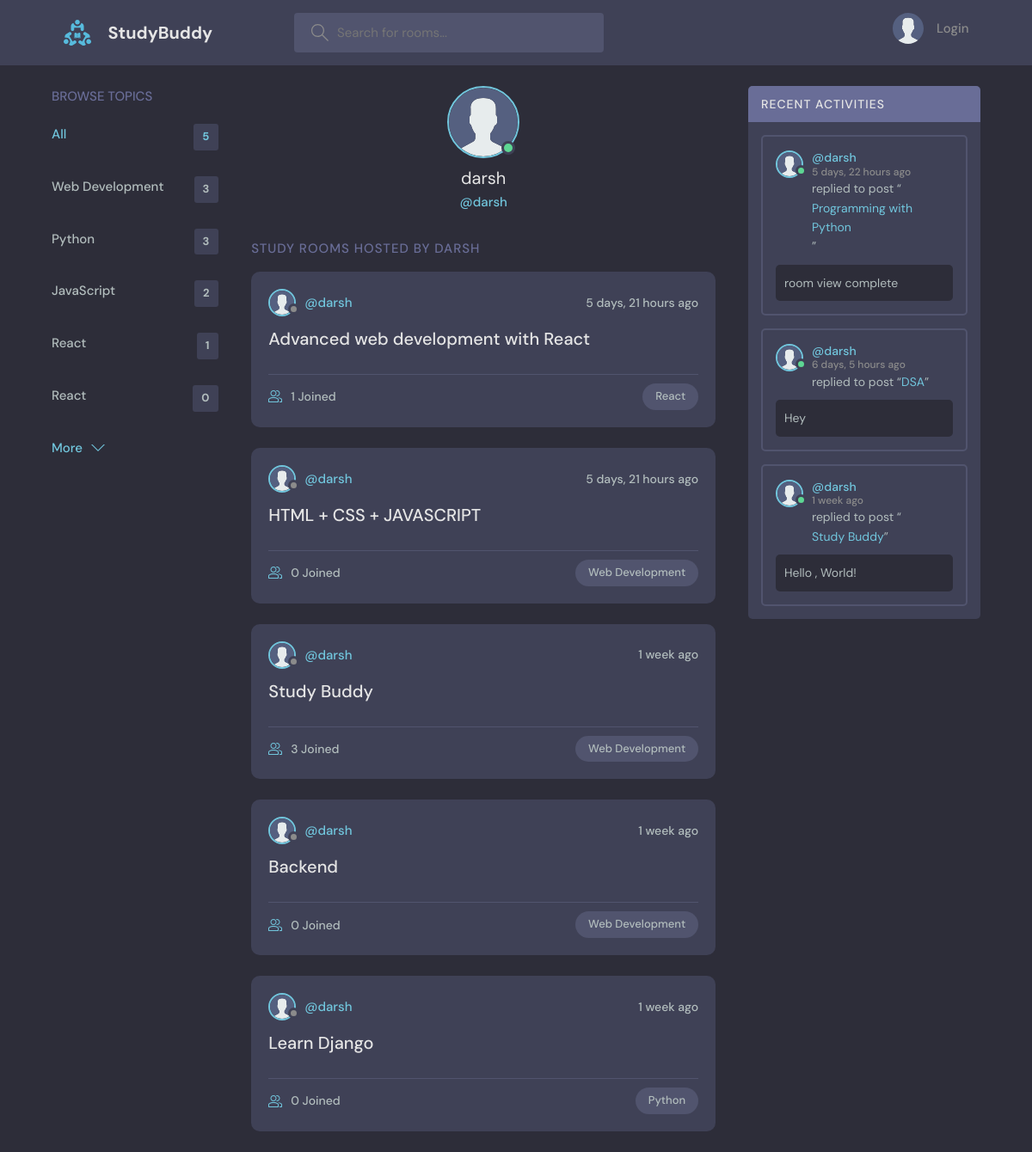
The page /profile/1 on the database as committed earlier.
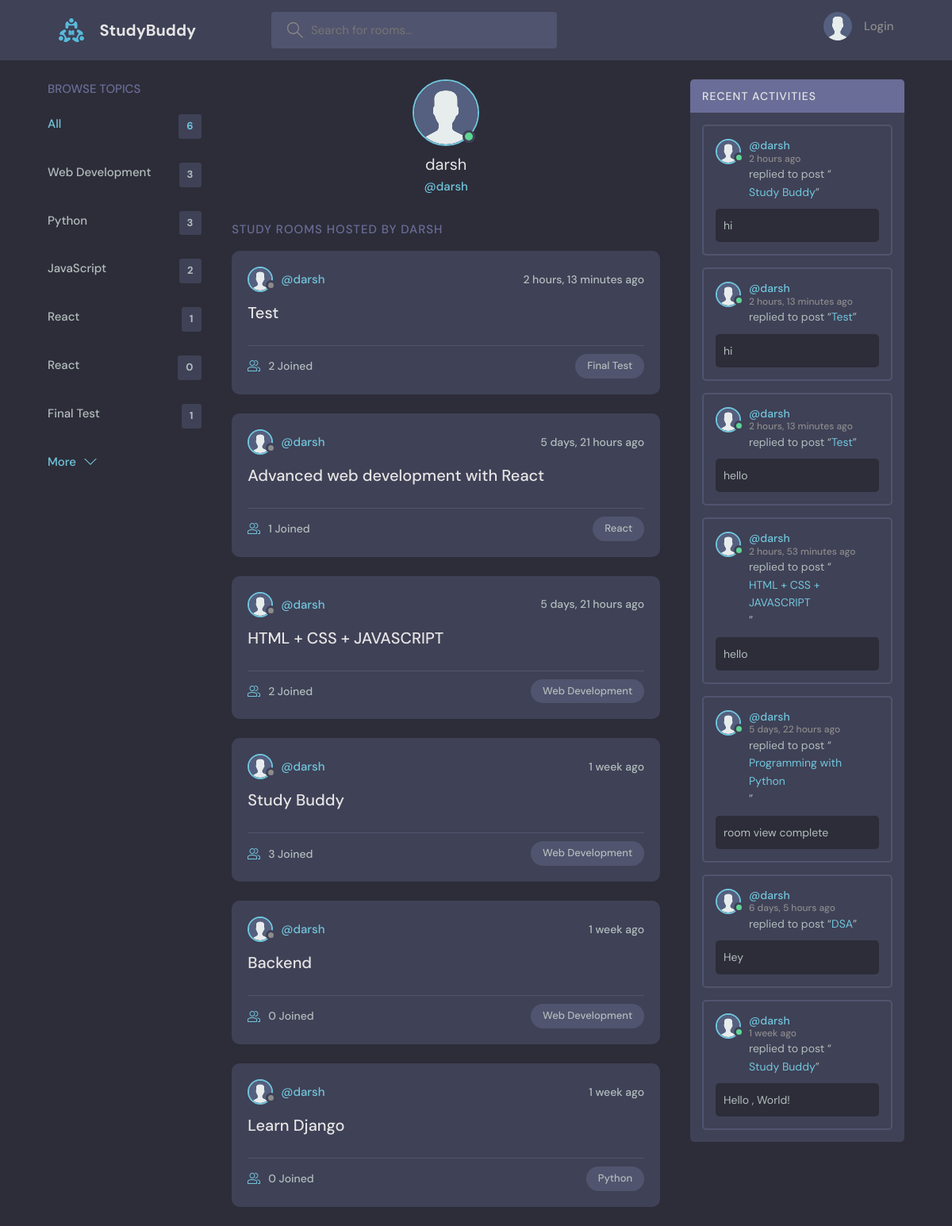
The same page on the database as committed later.
### base/models.py (models this page shows, shortened)
class Topic(models.Model):
    name = models.CharField(max_length=200)

class Room(models.Model):
    host = models.ForeignKey(User , on_delete=models.SET_NULL , null=True)
    topic = models.ForeignKey(Topic, on_delete=models.SET_NULL, null=True) #On deleting the topic the room associated with it don't get deleted from the database
    name = models.CharField(max_length=200)
    description = models.TextField(null=True, blank = True)#null=True means user  can keep this field empty
    participants =models.ManyToManyField(User, related_name="participants", blank = True)
    updated = models.DateTimeField(auto_now=True) # Takes time stamp every time a user submits or saves.
    created = models.DateTimeField(auto_now_add=True) #  Takes time stamp when we first submit or save(created time).
    class Meta:
        ordering = ['-updated', '-created']
    def __str__(self):
        return self.name

class Message(models.Model):
    user = models.ForeignKey(User , on_delete=models.CASCADE) #Where User is a class Imported from django.contrib line 2
    room =models.ForeignKey(Room, on_delete=models.CASCADE) #One to Many relation i.e one user can have multiple rooms.
    body = models.TextField()
    updated = models.DateTimeField(auto_now=True)
    created = models.DateTimeField(auto_now_add=True)
    class Meta:
        ordering = ['-updated', '-created']

### base/views.py (the view)
# urls.py: path('profile/<str:pk>', views.userProfile , name='user-profile'),
def userProfile(request ,pk):
    user = User.objects.get(id = pk)
    rooms=  user.room_set.all()
    room_messages = user.message_set.all()
    topics  = Topic.objects.all()
    context = {'user':user , 'rooms':rooms ,'room_messages':room_messages, 'topics':topics,}
    return render(request , 'base/profile.html', context)

### base/templates/base/profile.html (shortened to what this page needs)
{% extends 'main.html' %}
{% block content %}
{% load static %}
  <main class="profile-page layout layout--3">
    <div class="container">
      {% include "base/topics_component.html" %}
      <div class="roomList">
        <div class="profile">
          <div class="profile__avatar">
            <div class="avatar avatar--large active">
              <img src="{% static 'images/avatar.svg' %}" />
            </div>
          </div>
          <div class="profile__info">
            <h3>{{user.username}}</h3>
            <p>@{{user.username}}</p>
          </div>
        </div>
        <div class="roomList__header">
          <div class = "profilerooms">
            <h2>Study Rooms Hosted by {{user.username}}</a>
            </h2>
          </div>
        </div>
        {% include "base/feed_component.html" %}
      </div>
      {% include "base/activity_component.html" %}
    </div>
  </main>
{% endblock content %}

### base/templates/base/topics_component.html (shortened to what this page needs)
<div class="topics">
    <div class="topics__header">
      <h2>Browse Topics</h2>
    </div>
    <ul class="topics__list">
      <li>
        <a href="{% url 'home' %}" class="active">All <span>{{topics.count}}</span></a>
      </li>
      {% for topic in topics  %}
      <li>
        <a href="{% url 'home' %}?q={{topic.name}}">{{topic.name}}<span>{{topic.room_set.all.count}}</span></a>
      </li>
      {% endfor %}
    </ul>
    <a class="btn btn--link" href="{% url 'topics' %}">
      More
      <svg version="1.1" xmlns="http://www.w3.org/2000/svg" width="32" height="32" viewBox="0 0 32 32">
        <title>chevron-down</title>
        <path d="M16 21l-13-13h-3l16 16 16-16h-3l-13 13z"></path>
      </svg>
    </a>
  </div>

### base/templates/base/feed_component.html (shortened to what this page needs)
{% load static %}
{% for room in rooms %}
<div class="roomListRoom">
    <div class="roomListRoom__header">
      <a href="{% url 'user-profile' room.host.id  %}" class="roomListRoom__author">
        <div class="avatar avatar--small">
          <img src="{% static 'images/avatar.svg' %}" />
        </div>
        <span>@{{room.host.username}}</span>
      </a>
      <div class="roomListRoom__actions">
        <span>{{room.created|timesince}} ago</span>
      </div>
    </div>
    <div class="roomListRoom__content">
      <a href="{% url 'room' room.id %}">{{room.name}}</a>
    </div>
    <div class="roomListRoom__meta">
      <a href="{% url 'room' room.id %}" class="roomListRoom__joined">
        {{room.participants.all.count}} Joined
      </a>
      <p class="roomListRoom__topic">{{room.topic.name}}</p>
    </div>
  </div>
{% endfor %}

### base/templates/base/activity_component.html (shortened to what this page needs)
{% load static %}
<div class="activities">
    <div class="activities__header">
      <h2>Recent Activities</h2>
    </div>
    {% for message in room_messages %}
    <div class="activities__box">
      <div class="activities__boxHeader roomListRoom__header">
        <a href="{% url 'user-profile' message.user.id %}" class="roomListRoom__author">
          <div class="avatar avatar--small active">
            <img src="{% static 'images/avatar.svg' %}" />
          </div>
          <p>
            @{{message.user}}
            <span>{{message.created|timesince}} ago</span>
          </p>
        </a>
      </div>
      <div class="activities__boxContent">
        <p>replied to post “<a href="{% url 'room' message.room.id %}">{{message.room}}</a>”</p>
        <div class="activities__boxRoomContent">
            {{message.body}}
        </div>
      </div>
    </div>
    {% endfor %}
  </div>

Rows that differ between the two databases and show on the page:
added Topic: name "Final Test", room_set.all.count "1"
added Room: host.username "darsh", created "2 hours, 13 minutes", name "Test", participants.all.count "2", topic.name "Final Test"
computed for Room "HTML + CSS + JAVASCRIPT": participants.all.count "0" → "2"
added Message: user "darsh", created "2 hours", room "Study Buddy", body "hi"
added Message: user "darsh", created "2 hours, 13 minutes", room "Test", body "hi"
added Message: user "darsh", created "2 hours, 13 minutes", room "Test", body "hello"
added Message: user "darsh", created "2 hours, 53 minutes", room "HTML + CSS + JAVASCRIPT", body "hello"
Other text that changed with them:
{{ topics.count }}: "5" → "6"
